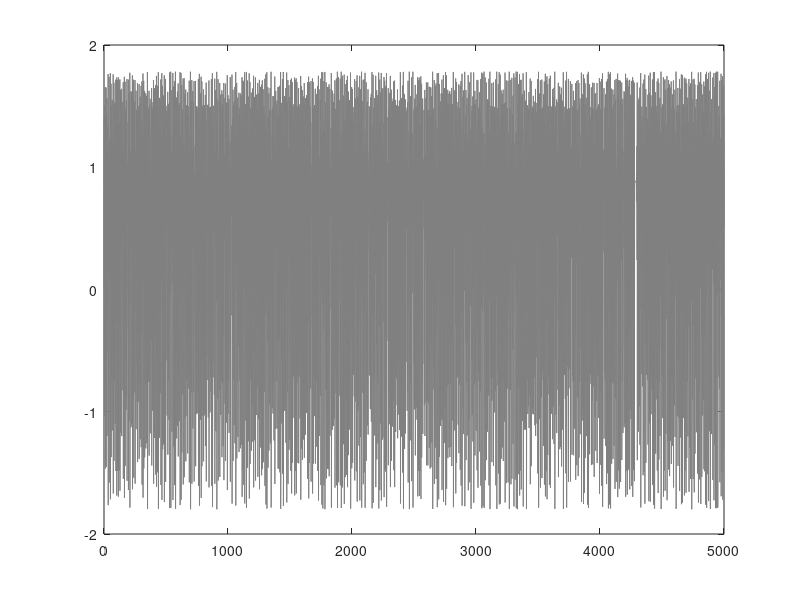
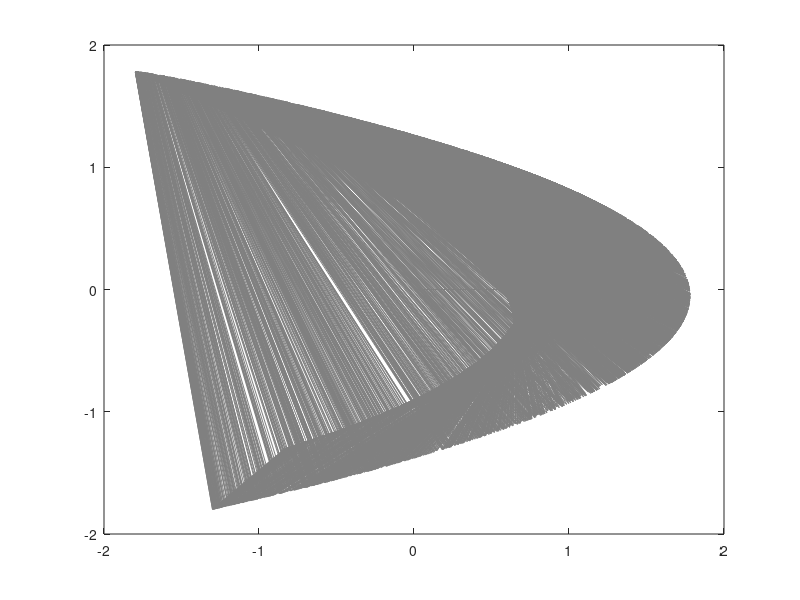

Write the MATLAB code that produced these figures, in order. (Note: this script raises an error after producing the figures.)
clear all;
close all;

% Part (a)
n=5000;
a=1.4;
b=0.3;
x=zeros(n,1);
y=zeros(n,1);

for i=2:n
   x(i) = a - (x(i-1))^2 + b*y(i-1);
   y(i) = x(i-1);
end

plot(1:5000,x,'Color',[0.5,0.5,0.5])
print('Fig_a1','-dpng')

plot(x,y,'Color',[0.5,0.5,0.5])
print('Fig_a2','-dpng')

% Part (b)
histogram(x,40,'FaceColor',[0.5,0.5,0.5])
print('Fig_b','-dpng')

% Part (c)
xx=zeros(n,1);
yy=zeros(n,1);
xx(1)=10^(-8);
yy(1)=10^(-8);

for i=2:n
   xx(i) = a - (xx(i-1))^2 + b*yy(i-1);
   yy(i) = xx(i-1);
end

plot(1:5000,xx,'Color',[0.5,0.5,0.5])
print('Fig_c1','-dpng')

plot(xx,yy,'Color',[0.5,0.5,0.5])
print('Fig_c2','-dpng')

histogram(xx,40,'FaceColor',[0.5,0.5,0.5])
print('Fig_c3','-dpng')

% Part (d)
diff=log(abs(x-xx));
plot(1:5000,diff,'Color',[0.5,0.5,0.5])
print('Fig_d','-dpng')
